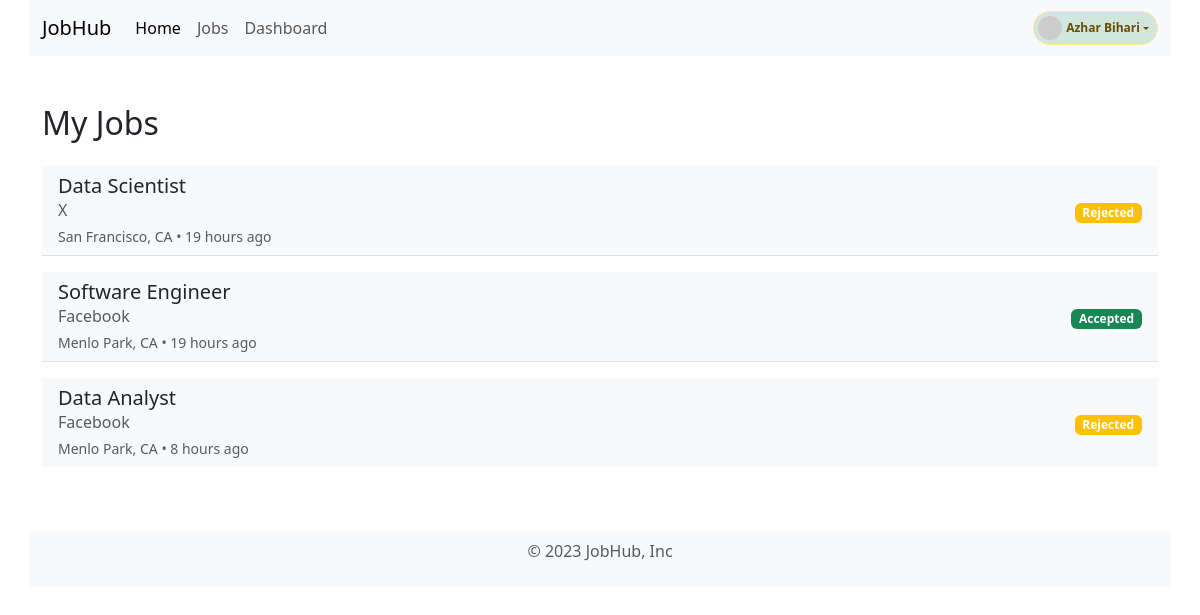
Screenshot of /applications/myjobs/ (signed in) with the database file from the repository.
### applications/models.py (models this page shows, shortened)
class JobApplication(models.Model):
    PENDING = 'Pending'
    ACCEPTED = 'Accepted'
    REJECTED = 'Rejected'
    STATUS_CHOICES = [
        (PENDING, 'Pending'),
        (ACCEPTED, 'Accepted'),
        (REJECTED, 'Rejected'),
    ]
    job = models.ForeignKey(Job, on_delete=models.CASCADE)
    applicant = models.ForeignKey(User, on_delete=models.CASCADE)
    cover_letter = models.TextField()
    mark_as_viewed = models.BooleanField(default=False)
    status = models.CharField(
        max_length=20, choices=STATUS_CHOICES, default=PENDING)
    applied_at = models.DateTimeField(auto_now_add=True)
    updated_at = models.DateTimeField(auto_now=True)

### jobs/models.py (models this page shows, shortened)
class Job(models.Model):
    poster = models.ForeignKey(User, on_delete=models.CASCADE)
    title = models.CharField(max_length=255)
    company = models.ForeignKey(Company, on_delete=models.CASCADE)
    description = models.TextField()
    location = models.CharField(max_length=255)
    posted_at = models.DateTimeField(auto_now_add=True)
    updated_at = models.DateTimeField(auto_now=True)

class Company(models.Model):
    name = models.CharField(max_length=255)
    description = models.TextField()
    logo = models.ImageField(upload_to='company_logos/', null=True, blank=True)
    created_at = models.DateTimeField(auto_now_add=True)
    updated_at = models.DateTimeField(auto_now=True)
    def __str__(self):
        return self.name

### applications/views.py (the view)
# urls.py: path('myjobs/', MyJobsListView.as_view(), name='my_jobs'),
class MyJobsListView(ListView):
    model = JobApplication
    template_name = 'applications/my_jobs.html'
    context_object_name = 'job_applications'
    ordering = ['-applied_at']
    def get_queryset(self):
        return JobApplication.objects.filter(applicant=self.request.user)

### applications/templates/applications/my_jobs.html
{% extends "no_sidebar_base.html" %}
{% load humanize %}
{% block content %}
<h2 class="mb-4">My Jobs</h2>
{% if job_applications %}
<ul class="list-group list-group-flush">
    {% for application in job_applications %}
    <li class="list-group-item mb-3 bg-body-tertiary">
        <div class="d-flex justify-content-between align-items-center">
            <div>
                <h5 class="mb-0">{{ application.job.title }}</h5>
                <p class="mb-1 text-muted">{{ application.job.company }}</p>
                <p class="mb-0 text-muted small">
                    {{ application.job.location }} • {{ application.applied_at|naturaltime }}
                </p>
            </div>
            <div>
                {% if application.status|lower == 'accepted' %}
                <span class="badge bg-success">{{ application.status }}</span>
                {% else %}
                <span class="badge bg-warning">{{ application.status }}</span>
                {% endif %}
            </div>
        </div>
    </li>
    {% endfor %}
</ul>
{% else %}
<p class="mt-3">No job applications found.</p>
{% endif %}
{% endblock %}

### templates/no_sidebar_base.html (shortened to what this page needs)
<!DOCTYPE html>
<html lang="en">
<head>
    <link href="https://cdn.jsdelivr.net/npm/bootstrap@5.3.0/dist/css/bootstrap.min.css" rel="stylesheet"
>
    <link rel="stylesheet" href="https://cdn.jsdelivr.net/npm/bootstrap-icons@1.10.5/font/bootstrap-icons.css">
</head>
<body>
    {% include 'components/header.html' %}
    <div class="container my-5">
        <div class="row">
            <div class="col">
                {% block content %}
                {% endblock %}
            </div>
        </div>
    </div>
    {% include 'components/footer.html' %}
</body>
</html>

### templates/components/header.html (shortened to what this page needs)
<header>
    <nav class="container navbar navbar-expand-lg bg-body-tertiary">
        <div class="container">
            <a class="navbar-brand ms-2 ms-sm-0" aria-current="page" to="/">JobHub</a>
            <div class="offcanvas offcanvas-start" tabindex="-1" id="navbarOffcanvasLg"
                aria-labelledby="navbarOffcanvasLgLabel">
                <div class="offcanvas-body">
                    <ul class="navbar-nav justify-content-start flex-grow-1 pe-3">
                        <li class="nav-item">
                            <a class="nav-link active" aria-current="page" href="{% url 'home' %}">Home</a>
                        </li>
                        <li class="nav-item">
                            <a class="nav-link" href="{% url 'job_list' %}">Jobs</a>
                        </li>
                        {% if user.is_authenticated %}
                        <li class="nav-item">
                            <a class="nav-link" href="{% url 'dashboard' %}">Dashboard</a>
                        </li>
                        {% endif %}
                    </ul>
                </div>
            </div>
            {% if user.is_authenticated %}
            <div class="dropdown ms-auto">
                <a href="#" data-bs-toggle="dropdown" aria-expanded="false"
                    class="text-decoration-none dropdown-toggle badge d-flex align-items-center p-1 pe-2 text-warning-emphasis bg-success-subtle border border-warning-subtle rounded-pill">
                    <img src="https://picsum.photos/200/200?random=1" alt="Avatar" width="24" height="24"
                        class="rounded-circle me-1">
                    {{ user.get_full_name|default:user.username }}
                </a>
            </div>
            {% else %}
            <div class="ms-auto">
                <a class="btn btn-primary btn-sm me-1" href="{% url 'login' %}">Login</a>
                <a class="btn btn-outline-secondary btn-sm" href="{% url 'register' %}">Register
                </a>
            </div>
            {% endif %}
        </div>
    </nav>
</header>

### templates/components/footer.html
<footer>
    <div class="container py-2 bg-light">
        <p class="text-center text-body-secondary">
            &copy; 2023 JobHub, Inc
        </p>
    </div>
</footer>

### rows the page displays
JobApplication: job "Data Scientist", job.company "X", job.location "San Francisco, CA", applied_at "19 hours ago", status "Rejected"
JobApplication: job "Software Engineer", job.company "Facebook", job.location "Menlo Park, CA", applied_at "19 hours ago", status "Accepted"
JobApplication: job "Data Analyst", job.company "Facebook", job.location "Menlo Park, CA", applied_at "8 hours ago", status "Rejected"

### other values shown
{{ user.get_full_name|default:user.username }} "Azhar Bihari"
